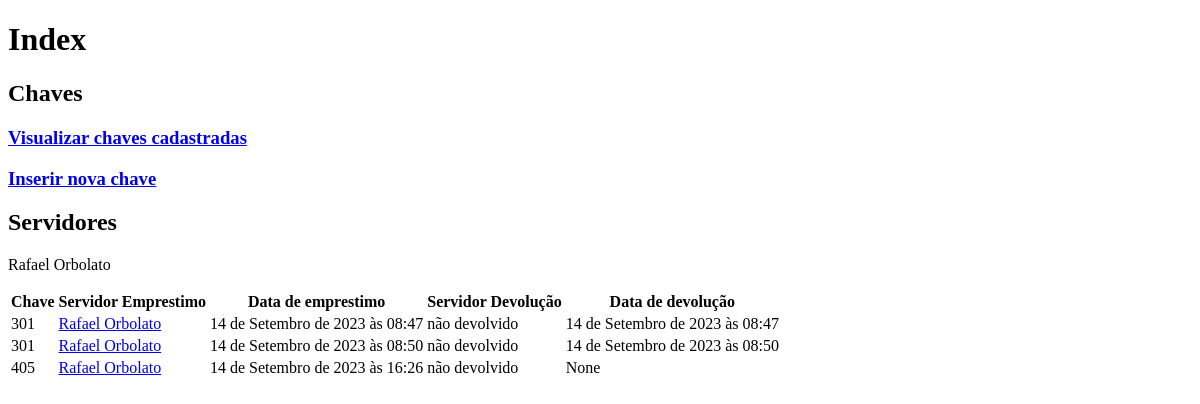
The app's page /, older data.
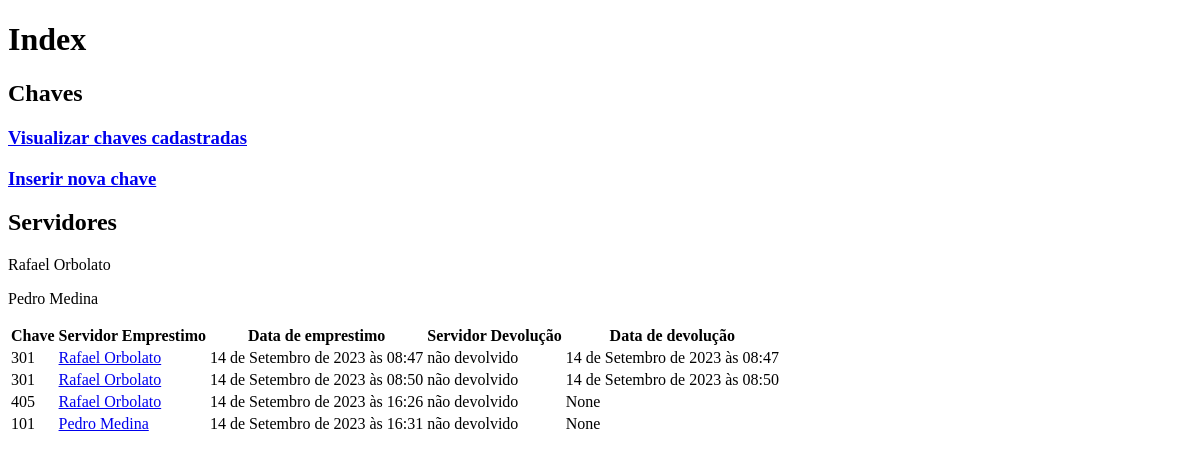
The same page, newer data.
### core/submodels/servidorModels.py (models this page shows)
class Servidor(models.Model):
    id = models.BigAutoField
    nome = models.CharField('Nome', max_length=100)
    cpf = models.CharField('CPF',max_length=15)
    contato = models.CharField('Contato do servidor',max_length=15)
    nascimento = models.DateField('Data de Nascimento')
    status = models.BooleanField('Status', default=True)
    def __str__(self):
        return self.nome

### core/submodels/emprestimoModels.py (models this page shows, shortened)
class Emprestimo(models.Model):
    id = models.BigAutoField
    dataHoraEmprestimo = models.DateTimeField('Hora Emprestimo')
    dataHoraDevolucao = models.DateTimeField('Hora Devolução', null=True, blank=True)
    status = models.BooleanField('Status', default=True)
    chaveEmprestada = models.ForeignKey(Chave, on_delete=models.CASCADE, to_field='id', related_name='chaveEmprestimo')
    servidorEmprestimo = models.ForeignKey(Servidor, on_delete=models.CASCADE, to_field='id', related_name='servidorEmprestimo')
    servidorDevolucao = models.ForeignKey(Servidor, on_delete=models.CASCADE, to_field='id', related_name='servidorDevolucao', null=True, blank=True)

### core/submodels/chaveModels.py (models this page shows)
class Chave(models.Model):
    id = models.BigAutoField
    nome = models.CharField('Nome', max_length=100)
    situacao = models.BooleanField('Situação da chave', default=True)
    status = models.BooleanField('Status',  default=True)
    def __str__(self):
        return self.nome

### core/views.py (the view)
# urls.py: path('',index, name='index'),
def index (request):
    chaves = Chave.objects.all()
    servidores = Servidor.objects.all()
    emprestimos = Emprestimo.objects.all()
    context = {
        'nome': 'Django 1',
        'chaves': chaves,
        'servidores': servidores,
        'emprestimos': emprestimos,
    }
    return render(request, 'index.html', context)

### core/templates/index.html (shortened to what this page needs)
<!DOCTYPE html>
<html lang="pt-br">
    <head>
    </head>
    <body>
        <h1> Index </h1>
        <h2> Chaves </h2>
        <h3><a href="chaves"> Visualizar chaves cadastradas</a></h3>
        <h3><a href="inserechave"> Inserir nova chave</a></h3>
        <h2> Servidores </h2>
        {% for servidor in servidores %}
            <p>{{ servidor }} </a> </p>
        {% endfor %}
        <table>
            <thead>
                <tr>
                    <th>Chave</th>
                    <th>Servidor Emprestimo</th>
                    <th>Data de emprestimo</th>
                    <th>Servidor Devolução</th>
                    <th>Data de devolução</th>
                </tr>
            </thead>
            <tbody>
            {% for emprestimo in emprestimos %}
                <tr>
                    <td>{{ emprestimo.chaveEmprestada }}</td>
                    <td> <a href="{% url 'servidorPorId' emprestimo.servidorEmprestimo.id %}">
                        {{emprestimo.servidorEmprestimo }}</a></td>
                    <td>{{ emprestimo.dataHoraEmprestimo }}</td>
                    {% if emprestimo.servidorDevolucao.id %}
                        <td><a href="{% url 'servidorPorId' emprestimo.servidorDevolucao.id %}">
                            {{ emprestimo.servidorDevolucao }}</a></td>
                        {% else %}
                            <td>  não devolvido </td>
                    {% endif %}
                    <td>{{ emprestimo.dataHoraDevolucao }}</td>
                </tr>
            {% endfor %}
            </tbody>
        </table>
    </body>
</html>

Row changes from the older to the newer data that the page shows:
added Servidor: nome "Pedro Medina"
added Emprestimo: chaveEmprestada "101", servidorEmprestimo "Pedro Medina", dataHoraEmprestimo "14 de Setembro de 2023 às 16:31", shows "não devolvido", dataHoraDevolucao "None"
